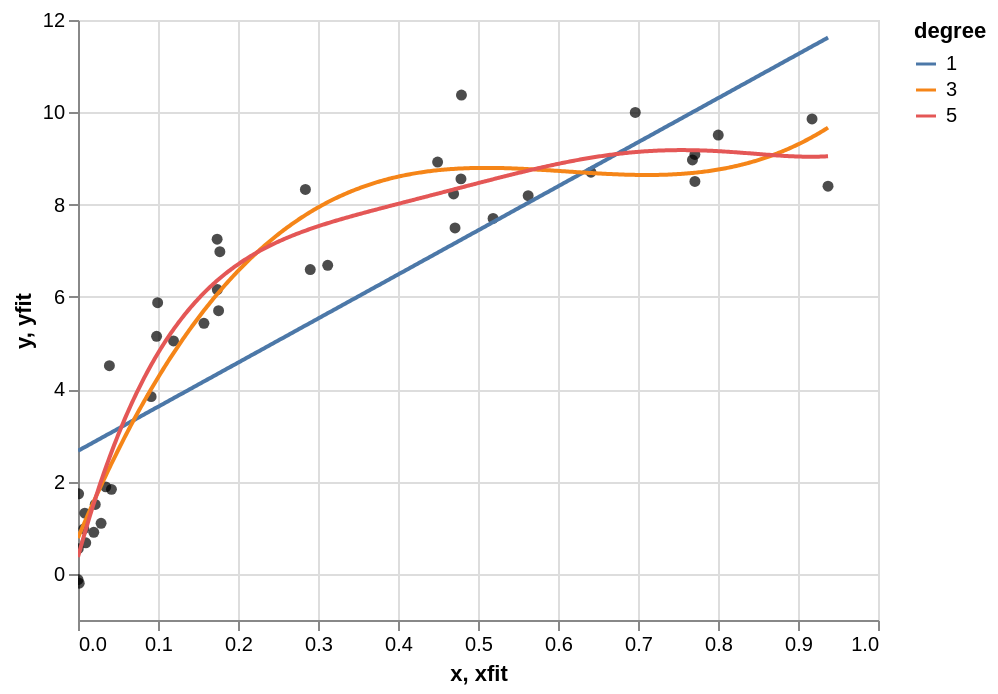

Here is the Vega-Lite specification saved for this chart:
### Vega-Lite specification from a JSON file in a GitHub repository (floating-point values rounded to 4 significant figures; data arrays with more than 128 entries replaced by an {"elided": "..."} marker saying what was removed)
{"config": {"view": {"height": 300, "width": 400}}, "layer": [{"encoding": {"y": {"title": "y", "field": "properties.y", "type": "quantitative", "axis": {"title": "y"}}, "x": {"title": "x", "field": "properties.x", "type": "quantitative", "axis": {"title": "x"}}}, "data": {"values": {"features": [{"properties": {"y": 7.25, "x": 0.1739}, "geometry": {"coordinates": [125.6, 10.1], "type": "Point"}, "type": "Feature"}, {"properties": {"y": 7.7, "x": 0.5189}, "geometry": {"coordinates": [125.6, 10.1], "type": "Point"}, "type": "Feature"}, {"properties": {"y": -0.1229, "x": 1.308e-08}, "geometry": {"coordinates": [125.6, 10.1], "type": "Point"}, "type": "Feature"}, {"properties": {"y": 3.84, "x": 0.0914}, "geometry": {"coordinates": [125.6, 10.1], "type": "Point"}, "type": "Feature"}, {"properties": {"y": 1.504, "x": 0.02154}, "geometry": {"coordinates": [125.6, 10.1], "type": "Point"}, "type": "Feature"}, {"properties": {"y": 1.316, "x": 0.008526}, "geometry": {"coordinates": [125.6, 10.1], "type": "Point"}, "type": "Feature"}, {"properties": {"y": 1.884, "x": 0.03469}, "geometry": {"coordinates": [125.6, 10.1], "type": "Point"}, "type": "Feature"}, {"properties": {"y": 5.046, "x": 0.1194}, "geometry": {"coordinates": [125.6, 10.1], "type": "Point"}, "type": "Feature"}, {"properties": {"y": 5.428, "x": 0.1574}, "geometry": {"coordinates": [125.6, 10.1], "type": "Point"}, "type": "Feature"}, {"properties": {"y": 6.593, "x": 0.2903}, "geometry": {"coordinates": [125.6, 10.1], "type": "Point"}, "type": "Feature"}, {"properties": {"y": 5.702, "x": 0.1757}, "geometry": {"coordinates": [125.6, 10.1], "type": "Point"}, "type": "Feature"}, {"properties": {"y": 8.231, "x": 0.4695}, "geometry": {"coordinates": [125.6, 10.1], "type": "Point"}, "type": "Feature"}, {"properties": {"y": 1.831, "x": 0.0418}, "geometry": {"coordinates": [125.6, 10.1], "type": "Point"}, "type": "Feature"}, {"properties": {"y": 9.086, "x": 0.7711}, "geometry": {"coordinates": [125.6, 10.1], "type": "Point"}, "type": "Feature"}, {"properties": {"y": 1.734, "x": 0.0007501}, "geometry": {"coordinates": [125.6, 10.1], "type": "Point"}, "type": "Feature"}, {"properties": {"y": 8.922, "x": 0.4495}, "geometry": {"coordinates": [125.6, 10.1], "type": "Point"}, "type": "Feature"}, {"properties": {"y": 6.16, "x": 0.1741}, "geometry": {"coordinates": [125.6, 10.1], "type": "Point"}, "type": "Feature"}, {"properties": {"y": 6.686, "x": 0.3121}, "geometry": {"coordinates": [125.6, 10.1], "type": "Point"}, "type": "Feature"}, {"properties": {"y": 0.8992, "x": 0.01971}, "geometry": {"coordinates": [125.6, 10.1], "type": "Point"}, "type": "Feature"}, {"properties": {"y": 4.511, "x": 0.03924}, "geometry": {"coordinates": [125.6, 10.1], "type": "Point"}, "type": "Feature"}, {"properties": {"y": 8.702, "x": 0.6412}, "geometry": {"coordinates": [125.6, 10.1], "type": "Point"}, "type": "Feature"}, {"properties": {"y": 8.399, "x": 0.9375}, "geometry": {"coordinates": [125.6, 10.1], "type": "Point"}, "type": "Feature"}, {"properties": {"y": 5.146, "x": 0.09823}, "geometry": {"coordinates": [125.6, 10.1], "type": "Point"}, "type": "Feature"}, {"properties": {"y": 10.37, "x": 0.4793}, "geometry": {"coordinates": [125.6, 10.1], "type": "Point"}, "type": "Feature"}, {"properties": {"y": 8.968, "x": 0.7681}, "geometry": {"coordinates": [125.6, 10.1], "type": "Point"}, "type": "Feature"}, {"properties": {"y": 9.506, "x": 0.8003}, "geometry": {"coordinates": [125.6, 10.1], "type": "Point"}, "type": "Feature"}, {"properties": {"y": 0.9746, "x": 0.007233}, "geometry": {"coordinates": [125.6, 10.1], "type": "Point"}, "type": "Feature"}, {"properties": {"y": -0.202, "x": 0.001525}, "geometry": {"coordinates": [125.6, 10.1], "type": "Point"}, "type": "Feature"}, {"properties": {"y": 1.096, "x": 0.02884}, "geometry": {"coordinates": [125.6, 10.1], "type": "Point"}, "type": "Feature"}, {"properties": {"y": 8.503, "x": 0.7711}, "geometry": {"coordinates": [125.6, 10.1], "type": "Point"}, "type": "Feature"}, {"properties": {"y": 0.673, "x": 0.009672}, "geometry": {"coordinates": [125.6, 10.1], "type": "Point"}, "type": "Feature"}, {"properties": {"y": 6.981, "x": 0.1773}, "geometry": {"coordinates": [125.6, 10.1], "type": "Point"}, "type": "Feature"}, {"properties": {"y": 9.856, "x": 0.9176}, "geometry": {"coordinates": [125.6, 10.1], "type": "Point"}, "type": "Feature"}, {"properties": {"y": 8.329, "x": 0.2843}, "geometry": {"coordinates": [125.6, 10.1], "type": "Point"}, "type": "Feature"}, {"properties": {"y": 8.558, "x": 0.4787}, "geometry": {"coordinates": [125.6, 10.1], "type": "Point"}, "type": "Feature"}, {"properties": {"y": 5.874, "x": 0.09955}, "geometry": {"coordinates": [125.6, 10.1], "type": "Point"}, "type": "Feature"}, {"properties": {"y": 7.495, "x": 0.4713}, "geometry": {"coordinates": [125.6, 10.1], "type": "Point"}, "type": "Feature"}, {"properties": {"y": 9.998, "x": 0.6966}, "geometry": {"coordinates": [125.6, 10.1], "type": "Point"}, "type": "Feature"}, {"properties": {"y": 0.5463, "x": 0.0003345}, "geometry": {"coordinates": [125.6, 10.1], "type": "Point"}, "type": "Feature"}, {"properties": {"y": 8.193, "x": 0.5627}, "geometry": {"coordinates": [125.6, 10.1], "type": "Point"}, "type": "Feature"}], "type": "FeatureCollection"}, "format": {"type": "json", "property": "features"}}, "selection": {"selector014": {"encodings": ["x", "y"], "type": "interval", "bind": "scales"}}, "mark": {"color": "black", "type": "circle"}}, {"encoding": {"y": {"title": "yfit", "field": "properties.yfit", "type": "quantitative"}, "x": {"title": "xfit", "field": "properties.xfit", "type": "quantitative"}, "color": {"title": "degree", "field": "properties.degree", "type": "nominal"}}, "data": {"values": {"features": {"elided": "1500 records"}, "type": "FeatureCollection"}, "format": {"type": "json", "property": "features"}}, "mark": "line"}], "$schema": "https://vega.github.io/schema/vega-lite/v2.4.1.json"}
